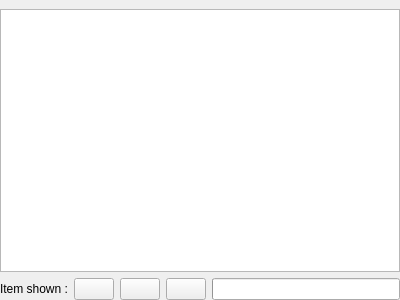
<?xml version="1.0" encoding="UTF-8"?>
<ui version="4.0">
 <class>WidgetDownloads</class>
 <widget class="QWidget" name="WidgetDownloads">
  <property name="geometry">
   <rect>
    <x>0</x>
    <y>0</y>
    <width>400</width>
    <height>300</height>
   </rect>
  </property>
  <property name="windowTitle">
   <string>Downloads</string>
  </property>
  <property name="windowIcon">
   <iconset resource="../ressources.qrc">
    <normaloff>:/icons/ressources/download.png</normaloff>:/icons/ressources/download.png</iconset>
  </property>
  <layout class="QVBoxLayout" name="layMain">
   <property name="spacing">
    <number>6</number>
   </property>
   <property name="leftMargin">
    <number>0</number>
   </property>
   <property name="topMargin">
    <number>9</number>
   </property>
   <property name="rightMargin">
    <number>0</number>
   </property>
   <property name="bottomMargin">
    <number>0</number>
   </property>
   <item>
    <widget class="QTreeView" name="tblDownloads"/>
   </item>
   <item>
    <layout class="QHBoxLayout" name="layTools">
     <item>
      <widget class="QLabel" name="lblFilter">
       <property name="text">
        <string>Item shown :</string>
       </property>
      </widget>
     </item>
     <item>
      <widget class="QPushButton" name="butRemoveComplete">
       <property name="toolTip">
        <string>Remove completed files</string>
       </property>
       <property name="text">
        <string/>
       </property>
       <property name="icon">
        <iconset resource="../ressources.qrc">
         <normaloff>:/icons/ressources/remove_complete_files.png</normaloff>:/icons/ressources/remove_complete_files.png</iconset>
       </property>
      </widget>
     </item>
     <item>
      <widget class="QPushButton" name="butRemoveSelected">
       <property name="toolTip">
        <string>Removed selected downloads</string>
       </property>
       <property name="text">
        <string/>
       </property>
       <property name="icon">
        <iconset resource="../ressources.qrc">
         <normaloff>:/icons/ressources/delete.png</normaloff>:/icons/ressources/delete.png</iconset>
       </property>
      </widget>
     </item>
     <item>
      <widget class="QPushButton" name="butPause">
       <property name="toolTip">
        <string>Pause or unpause selected downloads</string>
       </property>
       <property name="text">
        <string/>
       </property>
       <property name="icon">
        <iconset resource="../ressources.qrc">
         <normaloff>:/icons/ressources/pause.png</normaloff>:/icons/ressources/pause.png</iconset>
       </property>
      </widget>
     </item>
     <item>
      <widget class="QProgressBar" name="prgGlobalProgress">
       <property name="palette">
        <palette>
         <active>
          <colorrole role="Light">
           <brush brushstyle="SolidPattern">
            <color alpha="255">
             <red>0</red>
             <green>0</green>
             <blue>0</blue>
            </color>
           </brush>
          </colorrole>
          <colorrole role="HighlightedText">
           <brush brushstyle="SolidPattern">
            <color alpha="255">
             <red>0</red>
             <green>0</green>
             <blue>0</blue>
            </color>
           </brush>
          </colorrole>
         </active>
         <inactive>
          <colorrole role="Light">
           <brush brushstyle="SolidPattern">
            <color alpha="255">
             <red>0</red>
             <green>0</green>
             <blue>0</blue>
            </color>
           </brush>
          </colorrole>
          <colorrole role="HighlightedText">
           <brush brushstyle="SolidPattern">
            <color alpha="255">
             <red>0</red>
             <green>0</green>
             <blue>0</blue>
            </color>
           </brush>
          </colorrole>
         </inactive>
         <disabled>
          <colorrole role="Light">
           <brush brushstyle="SolidPattern">
            <color alpha="255">
             <red>0</red>
             <green>0</green>
             <blue>0</blue>
            </color>
           </brush>
          </colorrole>
          <colorrole role="HighlightedText">
           <brush brushstyle="SolidPattern">
            <color alpha="255">
             <red>0</red>
             <green>0</green>
             <blue>0</blue>
            </color>
           </brush>
          </colorrole>
         </disabled>
        </palette>
       </property>
       <property name="maximum">
        <number>10000</number>
       </property>
       <property name="value">
        <number>0</number>
       </property>
       <property name="alignment">
        <set>Qt::AlignCenter</set>
       </property>
       <property name="format">
        <string notr="true"/>
       </property>
      </widget>
     </item>
    </layout>
   </item>
  </layout>
 </widget>
 <resources>
  <include location="../ressources.qrc"/>
 </resources>
 <connections/>
</ui>
